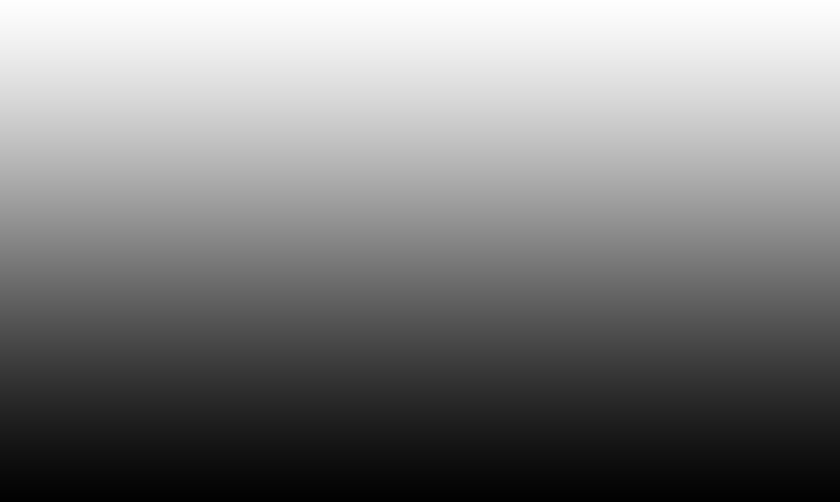
#> input picture zmax/n07_simple.png, 1680 x 1003 px (shown at 1/2 size); its folder holds only this picture in this run
$ python -i N07_IMAGE_THRESHOLDING.py   (imports and definitions only)
#> lines starting #> are read from the running program, lines starting #| are printed output that depends on the picture; after the words box and inside, x2 and y2 are one past the last pixel; in counts of white or black regions, pixels touching at a corner belong together
### library.py
import os
import PIL
import cv2
import math
import shutil
import imutils
import imageio
import numpy as np
import matplotlib.pyplot as plt
from PIL import ImageTk, ImageGrab
from moviepy.editor import VideoFileClip

import tkinter as tk
from functools import partial
from tkinter import *
from tkinter.filedialog import askopenfilename, askopenfilenames

plt.subplots_adjust(top=1, bottom=0, right=1, left=0, hspace=0, wspace=0)
plt.margins(0, 0)


def askopen(directory, ask=False, video=False):
	multiple = isinstance(directory, list)
	if ask:
		filetypes = [('Video File', '.mp4')] if video else [('Image File', '.png')]
		functionname = askopenfilenames if multiple else askopenfilename
		path_ = functionname(filetypes=filetypes)
		directory = path_ if path_ else directory
	return directory


def plot_images(window_name, titles, imgs, axis='off', r=None, c=None):
	count = len(imgs)
	if r is None and c is not None:
		r = math.ceil(count / c)
	if c is None and r is not None:
		c = math.ceil(count / r)
	if r is None and c is None:
		r = int(math.sqrt(count))
		c = math.ceil(count / r)
		(r, c) = (1, count) if count < 4 else (2, math.ceil(count/2)) if count <= 6 else (3, 3) if count <= 9 else (r, c)

	plt.close()
	plt.figure().suptitle(window_name)

	for i in range(count):
		title, img = titles[i], imgs[i]
		img = cv2.cvtColor(img, cv2.COLOR_BGR2RGB)
		plt.subplot(r, c, i + 1)
		plt.title(title)
		plt.axis(axis)
		plt.imshow(img)

	plt.show()


# [93 lines left out: functions show_frame, show_video, put_text_on_image, _image_merge, image_merge, image_resize_specified and 1 more, not called in this run]

# https://www.geeksforgeeks.org/dynamically-resize-buttons-when-resizing-a-window-using-tkinter/
# https://stackoverflow.com/questions/42920201/how-to-combine-a-rgb-image-with-a-grayed-image-in-opencv

### N07_IMAGE_THRESHOLDING.py
import library
from library import *


# https://docs.opencv.org/4.4.0/d7/d4d/tutorial_py_thresholding.html
def simple_thresholding():
	path = askopen('zmax/n07_simple.png')
	img = cv2.imread(path, 0)
#> img is the input picture: shape (1003, 1680); min 1, max 254, mean 127.6
	_, thresh1 = cv2.threshold(img, 127, 255, cv2.THRESH_BINARY)
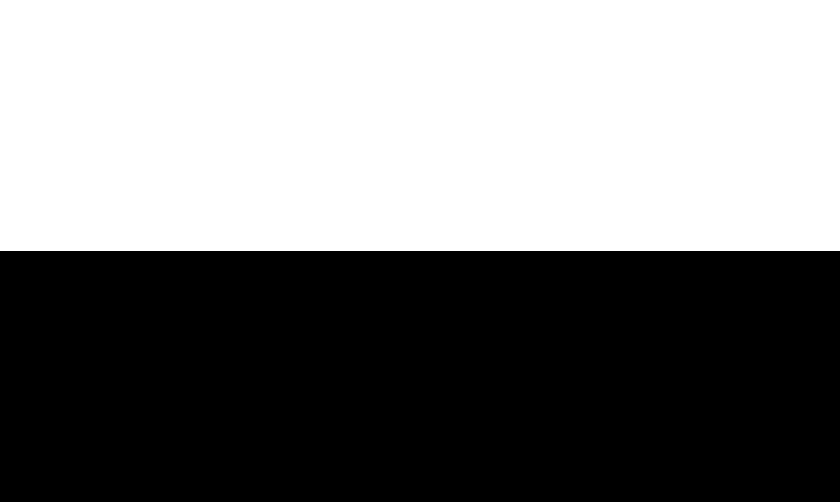
#> thresh1: shape (1003, 1680) (shown at 1/2 size); 50% white; 1 black region, box (x1, y1, x2, y2) and area: (0, 502, 1680, 1003) 841680
	_, thresh2 = cv2.threshold(img, 127, 255, cv2.THRESH_BINARY_INV)
	_, thresh3 = cv2.threshold(img, 127, 255, cv2.THRESH_TRUNC)
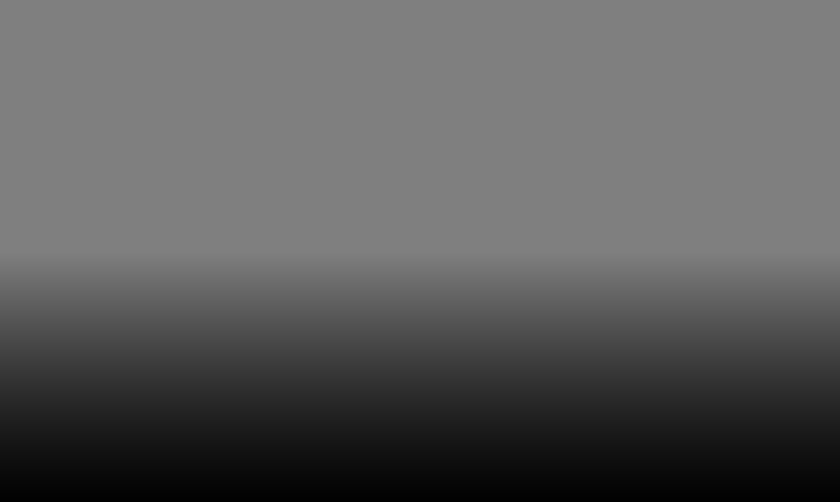
#> thresh3: shape (1003, 1680) (shown at 1/2 size); min 1, max 127, mean 91.9
	_, thresh4 = cv2.threshold(img, 127, 255, cv2.THRESH_TOZERO)
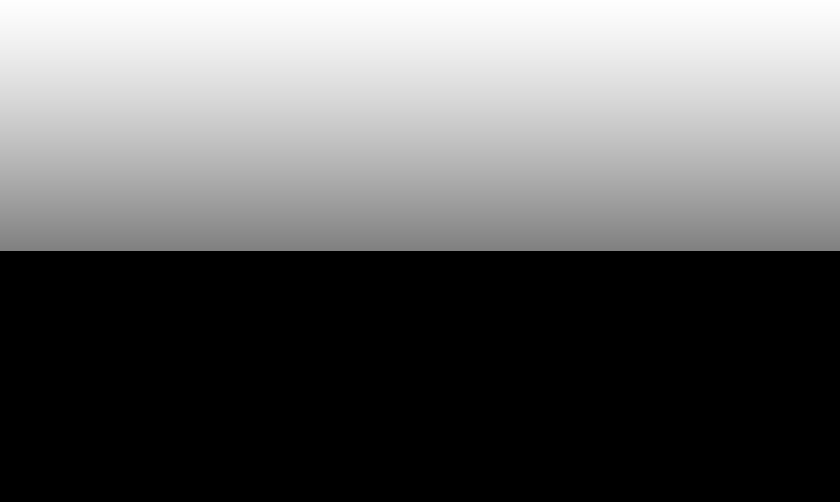
#> thresh4: shape (1003, 1680) (shown at 1/2 size); min 0, max 254, mean 99.2
	_, thresh5 = cv2.threshold(img, 127, 255, cv2.THRESH_TOZERO_INV)
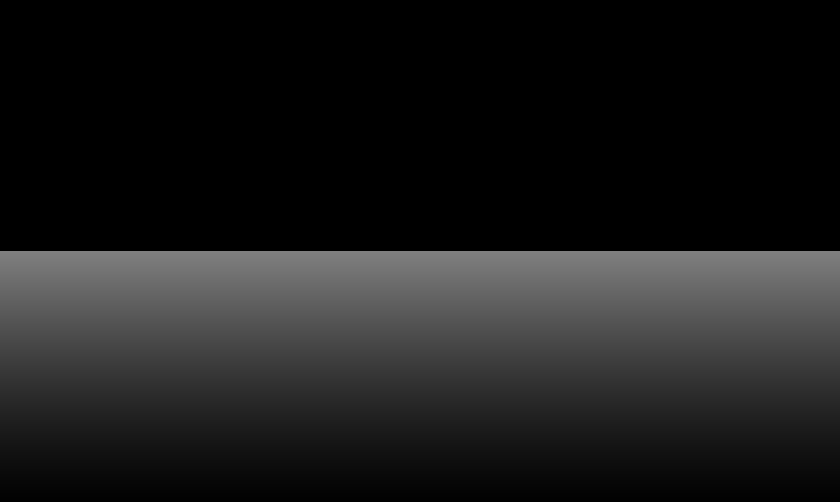
#> thresh5: shape (1003, 1680) (shown at 1/2 size); min 0, max 127, mean 28.4

	titles = ['GRAY', 'BINARY', 'BINARY_INV', 'TRUNC', 'TOZERO', 'TOZERO_INV']
	imgs = [img, thresh1, thresh2, thresh3, thresh4, thresh5]
	plot_images('simple_thresholding', titles, imgs)
#> in plot_images, `count = len(imgs)`: count = 6
#> in plot_images, `r = int(math.sqrt(count))`: r = 2
#> in plot_images, `c = math.ceil(count / r)`: c = 3
#> the loop in plot_images, `for i in range(count):` made 6 passes
#> title on passes 1 to 6: 'GRAY', 'BINARY', 'BINARY_INV', 'TRUNC', 'TOZERO', 'TOZERO_INV'
#> in plot_images, `plt.show()`:
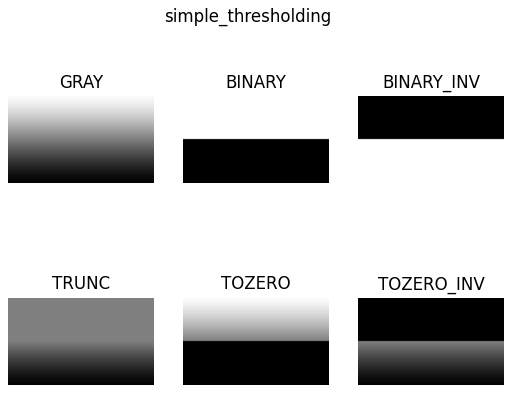
#> figure drawn by matplotlib, 6 panels


# https://docs.opencv.org/4.4.0/d7/d4d/tutorial_py_thresholding.html
def adaptive_thresholding():
	path = askopen('zmax/n07_adaptive.png')
	img0 = cv2.imread(path)
	img1 = cv2.imread(path, 0)
	img2 = cv2.medianBlur(img1, 5)
	_, th1 = cv2.threshold(img1, 127, 255, cv2.THRESH_BINARY)
	th2 = cv2.adaptiveThreshold(img1, 255, cv2.ADAPTIVE_THRESH_MEAN_C, cv2.THRESH_BINARY, 11, 2)
	th3 = cv2.adaptiveThreshold(img1, 255, cv2.ADAPTIVE_THRESH_GAUSSIAN_C, cv2.THRESH_BINARY, 11, 2)

	titles = ['sample', 'gray', 'median_blur', 'global_thresholding (v = 127)', 'adaptive_mean_thresholding', 'adaptive_gaussian_thresholding']
	imgs = [img0, img1, img2, th1, th2, th3]
	plot_images('adaptive_thresholding', titles, imgs)


# https://docs.opencv.org/4.4.0/d7/d4d/tutorial_py_thresholding.html
def otsu_thresholding():
	path = askopen('zmax/n07_otsu.png')
	img = cv2.imread(path, 0)

	_, th1 = cv2.threshold(img, 127, 255, cv2.THRESH_BINARY)  # global thresholding
	_, th2 = cv2.threshold(img, 0, 255, cv2.THRESH_BINARY + cv2.THRESH_OTSU)  # Otsu's thresholding
	blur = cv2.GaussianBlur(img, (5, 5), 0)  # Otsu's thresholding after Gaussian filtering
	ret3, th3 = cv2.threshold(blur, 0, 255, cv2.THRESH_BINARY + cv2.THRESH_OTSU)

	titles = ['noisy_image', 'noisy_image', 'gaussian_filtered_image',
	          'Global Thresholding (v=127)', "Otsu's Thresholding", "Otsu's Thresholding",
	          'histogram', 'histogram', 'histogram']
	images = [img, img, blur, th1, th2, th3]

	for i in range(3):
		plt.gca().set_axis_off()
		path = f'zmax/n07_otsu_{i}.png'
		plt.hist(images[i].ravel())
		plt.savefig(path)
		img = cv2.imread(path)
		images.append(img)

	plot_images('otsu_thresholding', titles, images)


# [9 lines not run here, left out]

>>> result = simple_thresholding()
